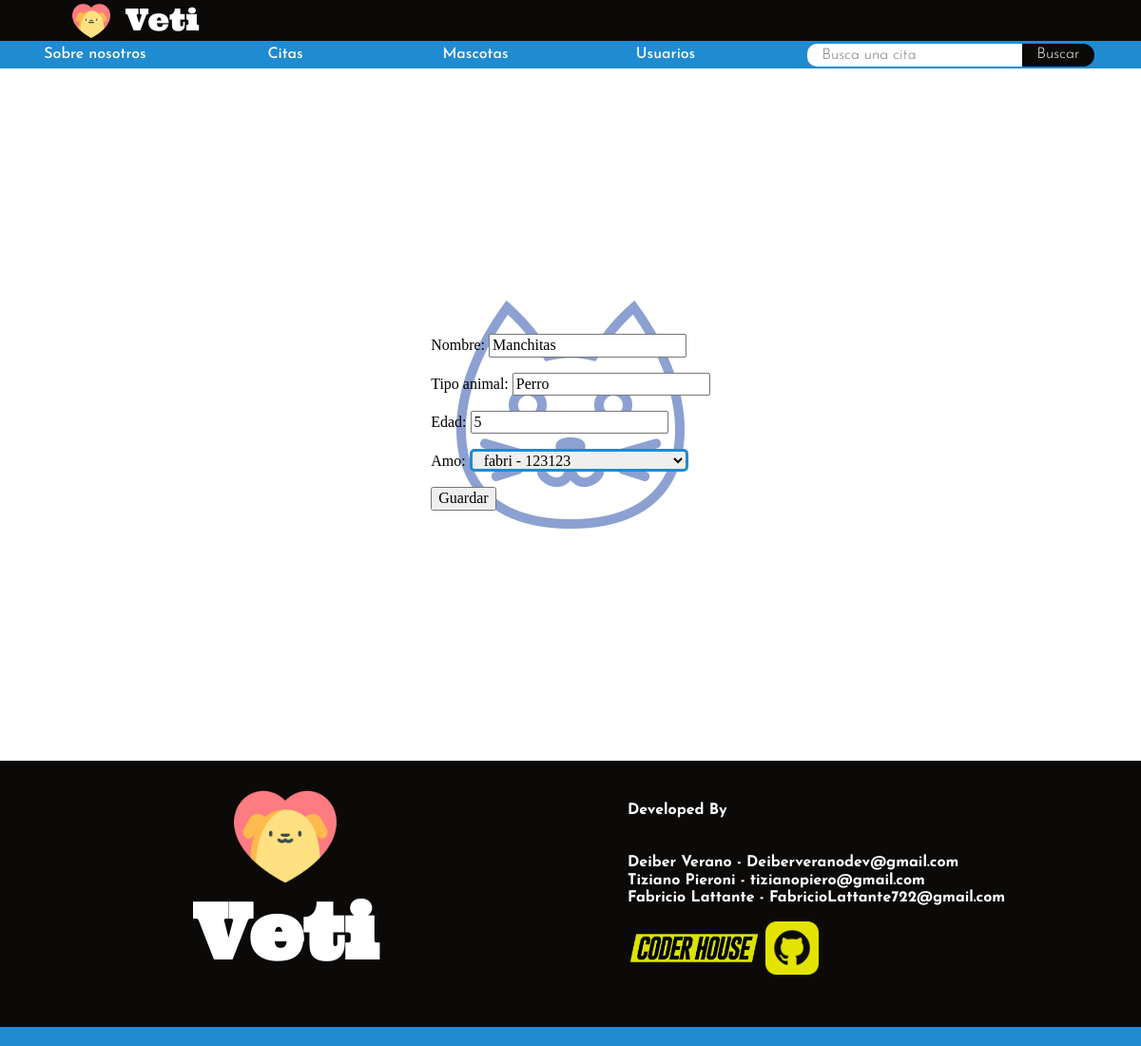
Page /veti/modifica_mascota/4 on the committed database.
### citas_usuarios/models.py (models this page shows, shortened)
class Mascota(models.Model):
    amo = models.ForeignKey(Persona,on_delete=models.CASCADE)
    nombre = models.CharField(max_length=20)
    tipo_animal = models.CharField(max_length=50)
    edad = models.IntegerField()

class Persona(models.Model):
    cedula = models.IntegerField(primary_key=True)
    nombre = models.CharField(max_length=30)
    edad = models.IntegerField()
    rol = models.ForeignKey(Rol, on_delete=models.CASCADE)
    def __str__(self):
        return f'{self.nombre} - {self.cedula}'

### citas_usuarios/views.py (the view)
# urls.py: path('modifica_mascota/<int:id>', modificarMascota, name='modifica_mascota'),
def modificarMascota(request, id):
    mascota = Mascota.objects.get(id=id)
    if request.method == "POST":
        miForm = MascotaForm(request.POST)
        if miForm.is_valid():
            data = miForm.cleaned_data
            mascota.amo = data["amo"]
            mascota.nombre = data["nombre"]
            mascota.tipo_animal = data["tipo_animal"]
            mascota.edad = data["edad"]
            mascota.save()
            return render(request, "inicio.html")
    else:
        miForm = MascotaForm(initial={
            "amo": mascota.amo,
            "nombre": mascota.nombre,
            "tipo_animal": mascota.tipo_animal,
            "edad": mascota.edad,
        })
        return render(request, "modificar_mascotas.html",{"miForm": miForm, "id": mascota.id})

### citas_usuarios/forms.py
class MascotaForm(forms.Form):
    nombre = forms.CharField(max_length=20)
    tipo_animal = forms.CharField(max_length=20)
    edad = forms.IntegerField()
    amo = forms.ModelChoiceField(
    queryset=Persona.objects.filter(rol=2),
    label='Amo',
    widget=forms.Select
)

### citas_usuarios/templates/modificar_mascotas.html
{% extends 'base.html' %}
{% load static %}
{% block bloqueSeccion %}
    <form action="{% url 'modifica_mascota' id %}" method="POST"> {% csrf_token %}
    {{miForm.as_p}}
    <input type="submit" value="Guardar">
</form>
    {% endblock bloqueSeccion %}

### citas_usuarios/static/css/styles.css (style rules this page uses)
html { width: 100%; height: 100vh; }
body { width: 100%; height: 100vh; }
:root { --color1: #1f8bd1; --color2: #20abd9; --color3: #4fdadf; --color4: #b4edeb; --color5: #f4efed; --color6: #0b0a08 }
.formulario-creacion p input,select { padding: 0 0 0 .5em; height: 1.5em; border: 3px solid var(--color1); border-radius: 5px; }

### rows in the picture
Mascota: nombre "Manchitas", tipo_animal "Perro", edad "5", amo "fabri - 123123"
